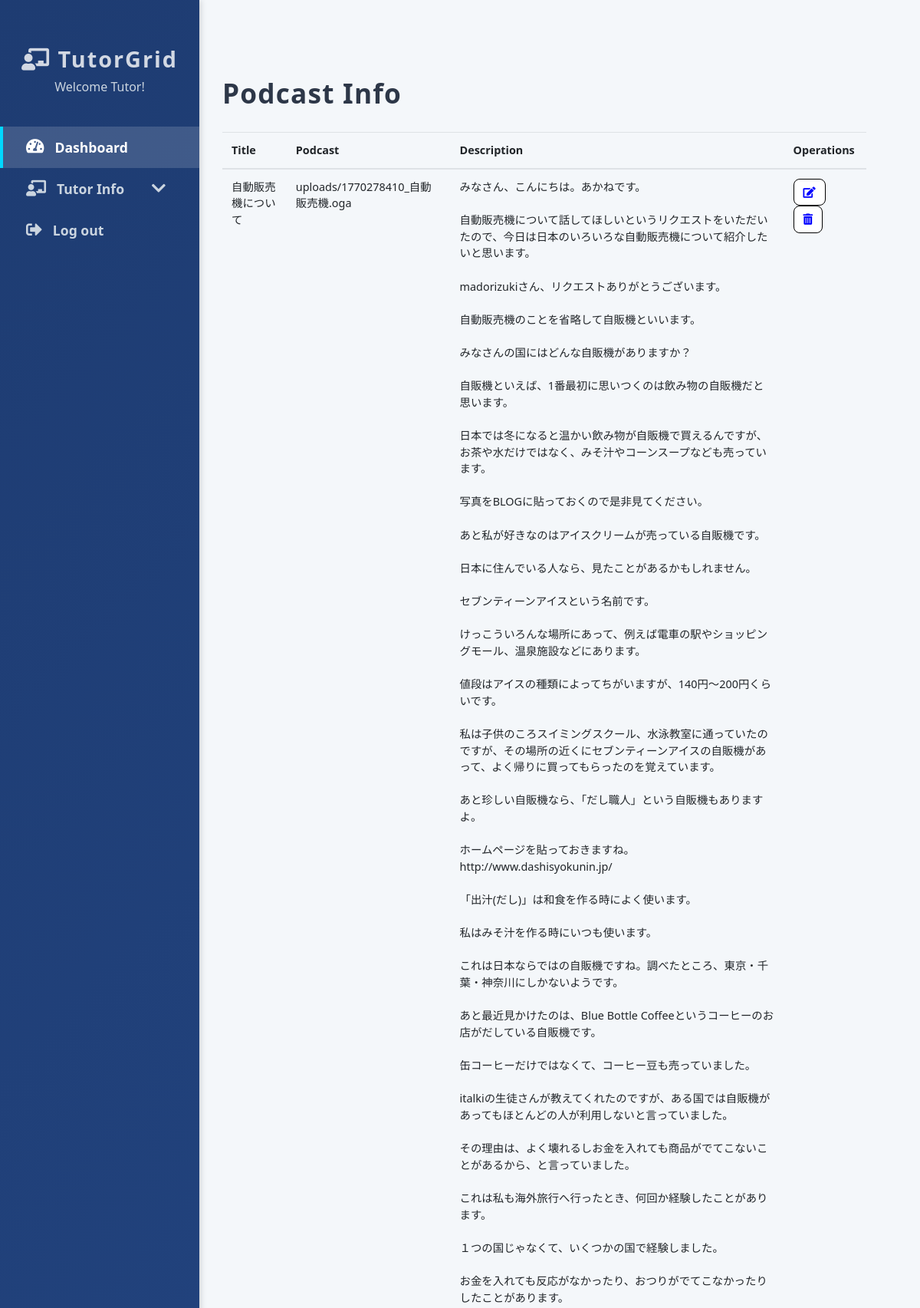
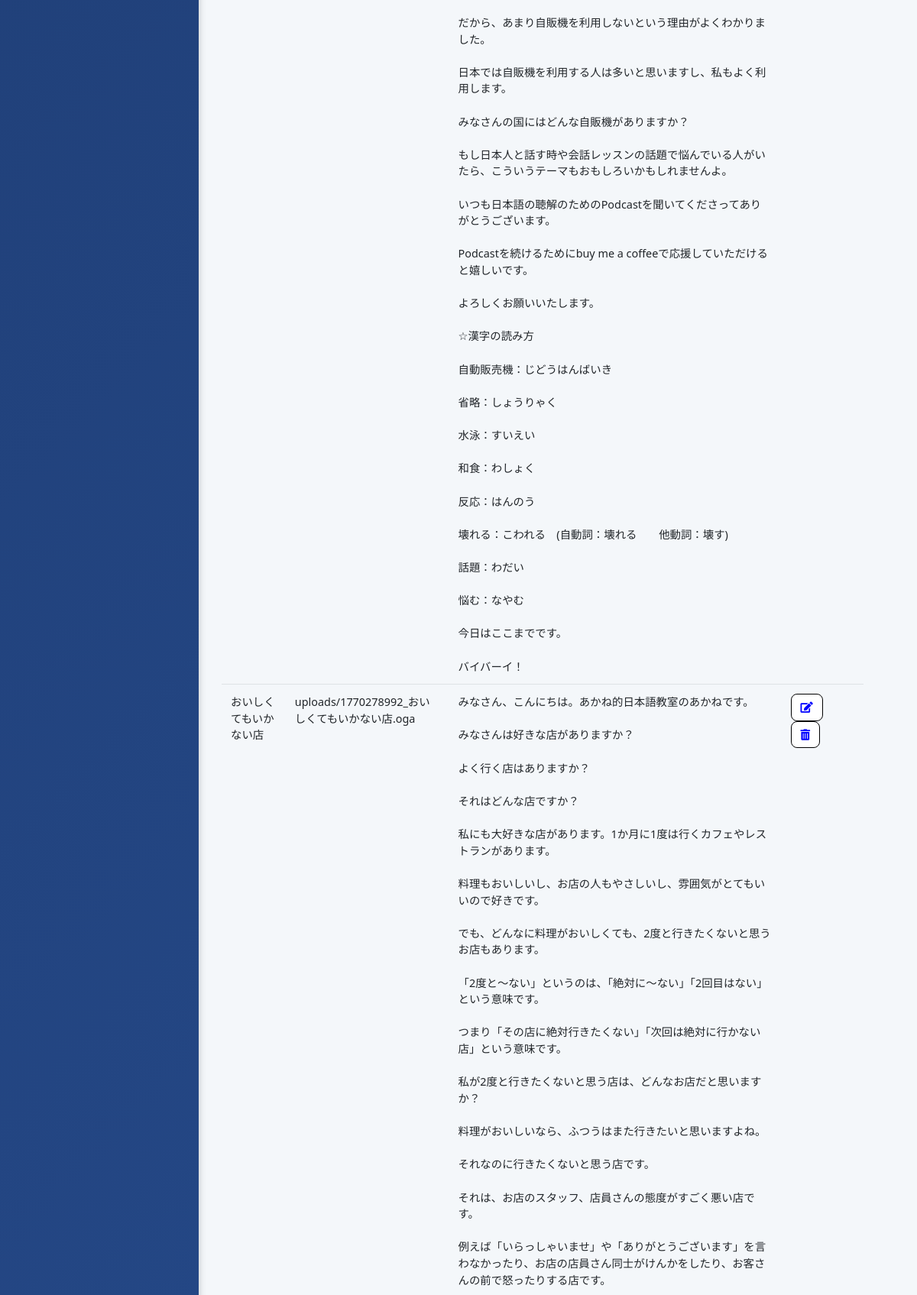
/Php_Code/lesson.php?id=1 (upper part), run on the app's committed database (2 pictures, top to bottom).
### tables this page shows
CREATE TABLE `lessons` (
  `LessonID` int(11) NOT NULL,
  `CID` int(11) NOT NULL,
  `title` varchar(255) NOT NULL,
  `file_path` varchar(255) NOT NULL,
  `description` mediumtext DEFAULT NULL,
  `uploaded_at` timestamp NOT NULL DEFAULT current_timestamp()
);

### Php_Code/lesson.php (the view, shortened to what this page needs)
<?php
include 'connection.php';
$cid=$_GET["id"];
?>
<!DOCTYPE html>
<html lang="en">
<head>
  <link rel="stylesheet" href="https://stackpath.bootstrapcdn.com/bootstrap/4.5.2/css/bootstrap.min.css" />
  <link rel="stylesheet" href="https://cdnjs.cloudflare.com/ajax/libs/font-awesome/5.15.4/css/all.min.css" />
</head>
<body>
  <nav class="sidebar">
    <div class="profile">
      <h3><i class="fas fa-chalkboard-teacher"></i> TutorGrid</h3>
      <p>Welcome Tutor!</p>
    </div>
    <div class="sidebar-sticky">
      <ul class="nav flex-column">
        <li class="nav-item">
          <a class="nav-link active" href="tutor_dashboard.php">
            <i class="fas fa-tachometer-alt"></i> Dashboard
          </a>
        </li>
        <li class="nav-item">
          <a class="nav-link submenu-toggle" href="#">
            <i class="fas fa-chalkboard-teacher"></i> Tutor Info
            <i class="fas fa-chevron-down ml-auto"></i>
          </a>
        </li>
        <li class="nav-item">
          <a class="nav-link" href="logout.php">
            <i class="fas fa-sign-out-alt"></i> Log out
          </a>
        </li>
      </ul>
    </div>
  </nav>
  <main role="main">
  <?php
$result = mysqli_query($con, "SELECT * FROM lessons WHERE CID='$cid'");
if (mysqli_num_rows($result) > 0) {
    ?>
    <div class="table-container">
      <h2>Podcast Info</h2>
      <div class="table-responsive">
        <table class="table">
          <thead>
            <tr>
              <th>Title</th>
              <th>Podcast</th>
              <th>Description</th>
              <th>Operations</th>
            </tr>
          </thead>
          <tbody>
         <?php
              while ($user = mysqli_fetch_assoc($result)) {
              $lessonId = $user["LessonID"];
              echo "<tr>";
              echo "<td>" . htmlspecialchars($user["title"]) . "</td>";
              echo "<td>" . htmlspecialchars($user["file_path"]) . "</td>";
              echo "<td>" . nl2br(htmlspecialchars($user['description'])) . "</td>";
              echo "<td>
                      <button class='btn btn-primary'><a href='updateLesson.php?ULId=$lessonId'><i class='fas fa-edit'></i></a></button>
                      <button class='btn btn-danger'><a href='deleteLesson.php?DLId=$lessonId'><i class='fas fa-trash-alt'></i></a></button>
                    </td>";
              echo "</tr>";
            }
          ?>
          </tbody>
        </table>
      </div>
    </div>
     <?php
}
?>
  </main>
</body>
</html>

### Php_Code/lesson.php (style rules this page uses)
body { font-family: 'Segoe UI', Tahoma, Geneva, Verdana, sans-serif; background: #f4f7fa; margin: 0; display: flex; min-height: 100vh; font-size:0.9rem; }
.sidebar { position: fixed; top: 0; bottom: 0; left: 0; width: 260px; background: linear-gradient(135deg, #1e3c72 0%, #2a5298 100%); color: white; box-shadow: 2px 0 8px rgba(0,0,0,0.15); padding-top: 60px; z-index: 100; display: flex; flex-direction: column; }
.sidebar .profile { text-align: center; margin-bottom: 40px; }
.sidebar .profile h3 { font-weight: 700; letter-spacing: 2px; font-size: 1.8rem; margin-bottom: 6px; color: #ffffffcc; }
.sidebar .profile p { font-size: 1rem; color: #cbd5e0; margin: 0; }
.sidebar-sticky { overflow-y: auto; flex-grow: 1; padding-left: 0; }
.sidebar ul.nav { list-style: none; padding-left: 0; margin: 0; }
.sidebar .nav-item { margin-bottom: 0; }
.sidebar .nav-link { display: flex; align-items: center; color: #cbd5e0; font-weight: 600; font-size: 1.1rem; padding: 14px 30px; border-left: 4px solid transparent; transition: all 0.3s ease; cursor: pointer; user-select: none; text-decoration: none; }
.sidebar .nav-link:hover, .sidebar .nav-link.active { background: rgba(255,255,255,0.15); color: #fff; border-left: 4px solid #00d8ff; text-decoration: none; }
.sidebar .nav-link i { margin-right: 14px; font-size: 1.3rem; }
main { margin-left: 240px; padding: 40px 50px; width: calc(100% - 260px); background: #f4f7fa; min-height: 100vh; }
main h2 { font-weight: 700; color: #2d3748; margin-bottom: 30px; letter-spacing: 1.2px; font-size: 2.2rem; }
.table-container { margin-top: 60px; }
.table-container .btn { margin-right: 5px; background-color: white; color: black; border: 1px solid black; }
.table-container .btn .fas { color: blue; }
.btn { margin-right: 8px; font-size: 0.9rem; border-radius: 8px; padding: 6px 12px; transition: background-color 0.3s ease, color 0.3s ease; }
.btn-primary { background-color: #0077b6; border-color: #0077b6; color: white; }
.btn-danger { background-color: #d90429; border-color: #d90429; color: white; }
.btn a { color: inherit; text-decoration: none; display: inline-flex; align-items: center; gap: 6px; }

### data on the page
lessons: title "自動販売機について", file_path "uploads/1770278410_自動販売機.oga", description "みなさん、こんにちは。あかねです。 自動販売機について話してほしいというリクエストをいただいたので、今日は日本のいろいろな自動販売機について紹介したいと思います。 madorizukiさん、リクエストありがとうございます。 自動販売機のことを省略して自販機といいます。 みなさんの国にはどんな自販機がありますか？ 自販機といえば、1番最初に思いつくのは飲み物の自販機だと思います。 日本では冬になると温かい飲み物が自販機で買えるんですが、お茶や水だけではなく、みそ汁やコーンスープなども売っています。 写真をBLOGに貼っておくので是非見てください。 あと私が好きなのはアイスクリームが売っている自販機です。 日本に住んでいる人なら、見たことがあるかもしれません。 セブンティーンアイスという名前です。 けっこういろんな場所にあって、例えば電車の駅やショッピングモール、温泉施設などにあります。 値段はアイスの種類によってちがいますが、140円～200円くらいです。 私は子供のころスイミングスクール、水泳教室に通っていたのですが、その場所の近くにセブンティーンアイスの自販機があって、よく帰りに買ってもらったのを覚えています。 あと珍しい自販機なら、「だし職人」という自販機もありますよ。 ホームページを貼っておきますね。http://www.dashisyokunin.jp/ 「出汁(だし)」は和食を作る時によく使います。 私はみそ汁を作る時にいつも使います。 これは日本ならではの自販機ですね。調べたところ、東京・千葉・神奈川にしかないようです。 あと最近見かけたのは、Blue…"
lessons: title "おいしくてもいかない店", file_path "uploads/1770278992_おいしくてもいかない店.oga", description "みなさん、こんにちは。あかね的日本語教室のあかねです。 みなさんは好きな店がありますか？ よく行く店はありますか？ それはどんな店ですか？ 私にも大好きな店があります。1か月に1度は行くカフェやレストランがあります。 料理もおいしいし、お店の人もやさしいし、雰囲気がとてもいいので好きです。 でも、どんなに料理がおいしくても、2度と行きたくないと思うお店もあります。 「2度と～ない」というのは、「絶対に～ない」「2回目はない」という意味です。 つまり「その店に絶対行きたくない」「次回は絶対に行かない店」という意味です。 私が2度と行きたくないと思う店は、どんなお店だと思いますか？ 料理がおいしいなら、ふつうはまた行きたいと思いますよね。 それなのに行きたくないと思う店です。 それは、お店のスタッフ、店員さんの態度がすごく悪い店です。 例えば「いらっしゃいませ」や「ありがとうございます」を言わなかったり、お店の店員さん同士がけんかをしたり、お客さんの前で怒ったりする店です。"
